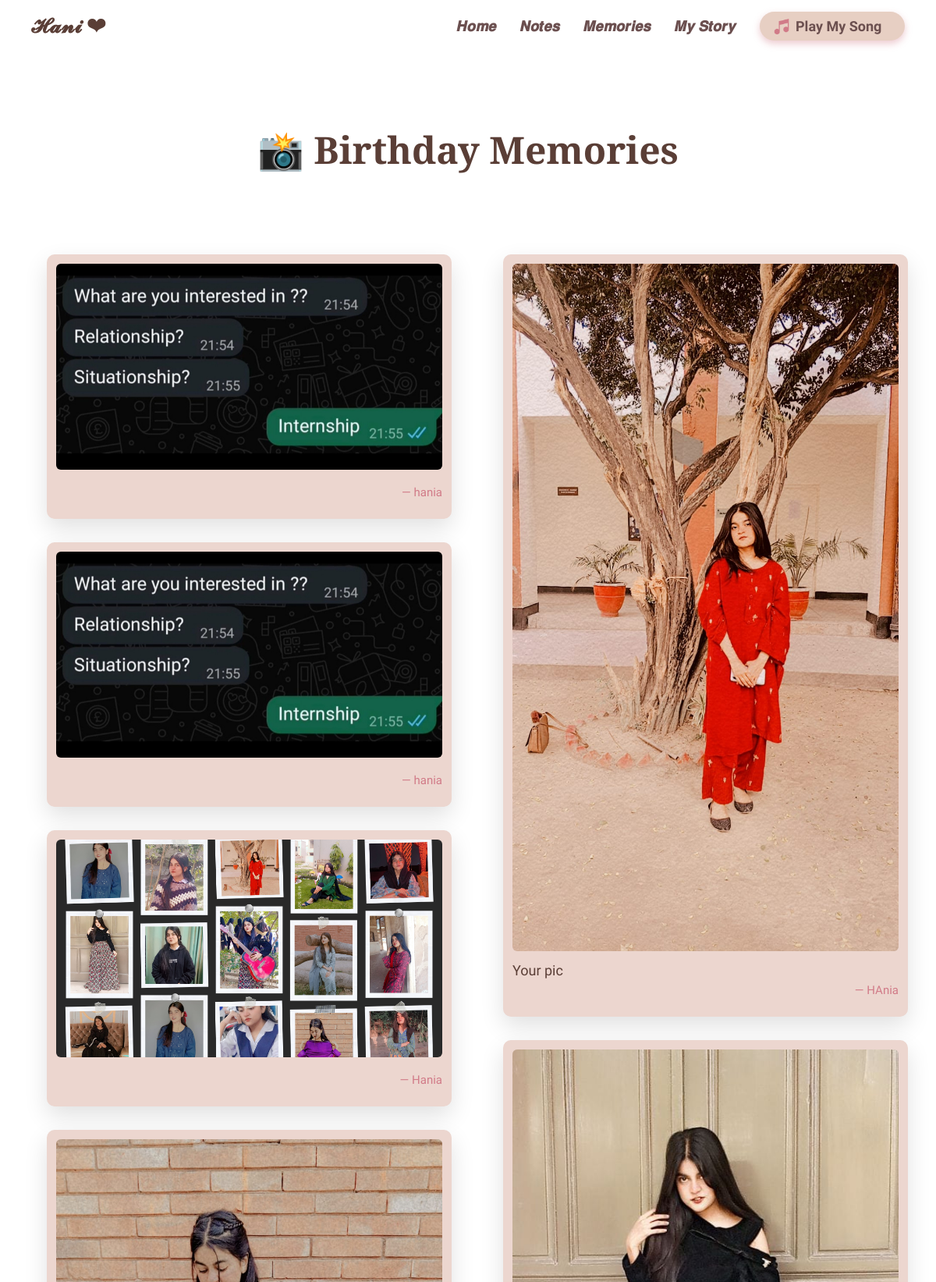
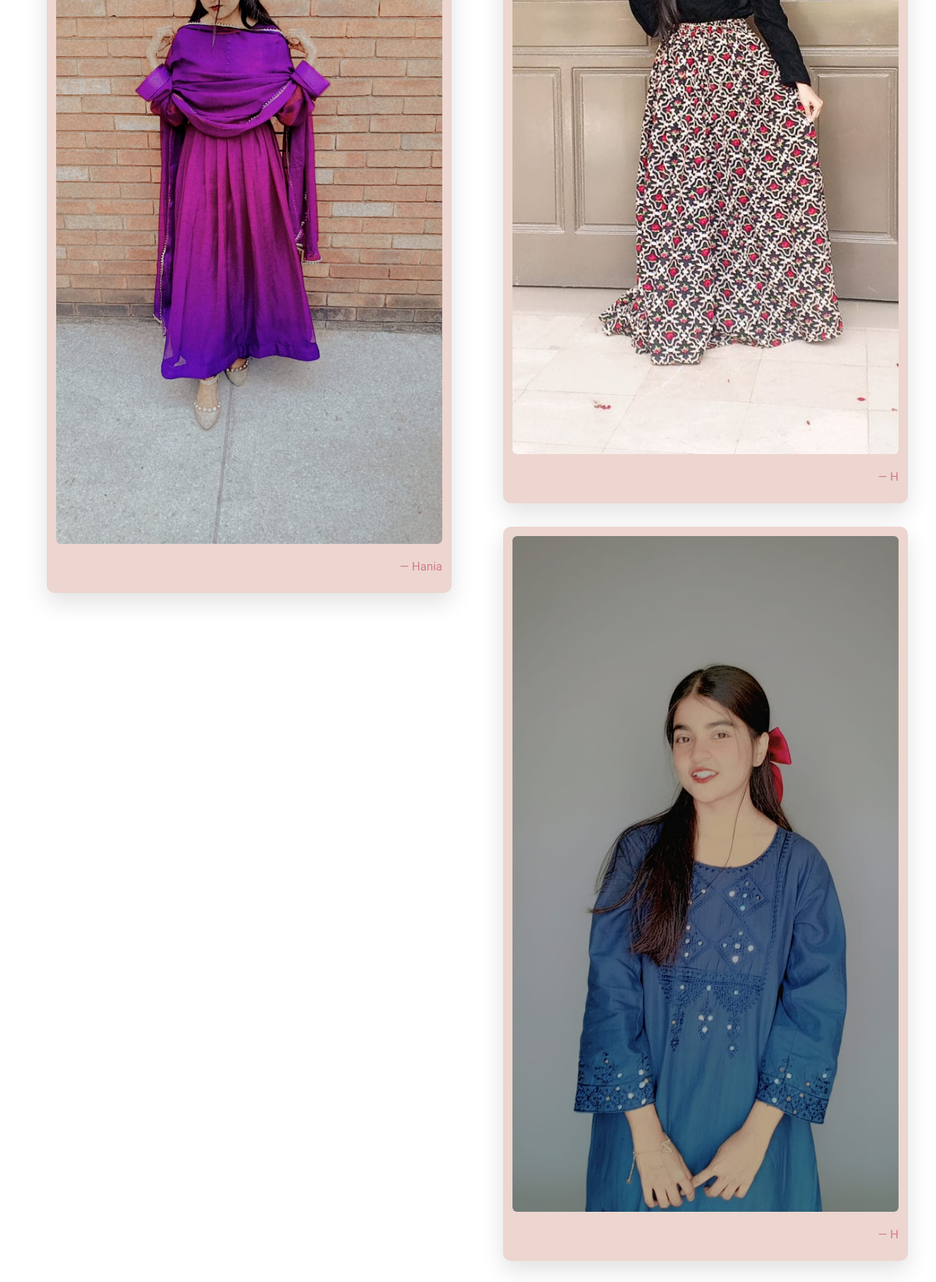
Screenshot of /memories/ with the database file from the repository (2 pictures, top to bottom).
### main/models.py (models this page shows)
class Memory(models.Model):
    name = models.CharField(max_length=100)
    photo = models.ImageField(upload_to='memories/')
    caption = models.CharField(max_length=255, blank=True)
    uploaded_at = models.DateTimeField(auto_now_add=True)

### main/views.py (the view)
# urls.py: path('memories/', views.memories, name='memories'),
def memories(request):
    pics=Memory.objects.all()
    return render(request,'memories.html',{'pics':pics})

### main/templates/memories.html (shortened to what this page needs)
{% load static %}
<!DOCTYPE html>
<html lang="en">
<head>
</head>
<body>
<div class="overlay">
    {% include "base.html" %}
    <div class="title">
        <h1>📸 Birthday Memories</h1>
    </div>
    <div class="gallery">
        {% for pic in pics %}
            <div class="photo-card">
                <img src="{{ pic.photo.url }}" alt="Memory">
                <div class="caption">{{ pic.caption }}</div>
                <div class="name">— {{ pic.name }}</div>
            </div>
        {% empty %}
            <p style="text-align:center; font-size:22px;">No memories yet 🥺</p>
        {% endfor %}
    </div>
</div>
</body>
</html>

### main/templates/base.html (shortened to what this page needs)
{% load static %}
<!DOCTYPE html>
<html lang="en">
<head>
</head>
<body>
<nav>
    <div class="logo">
        <a href="/">𝓗𝓪𝓷𝓲 ❤</a>
    </div>
    <div class="nav-links">
        <a href="/">𝑯𝒐𝒎𝒆</a>
        <a href="/notes/">𝑵𝒐𝒕𝒆𝒔</a>
        <a href="/memories/">𝑴𝒆𝒎𝒐𝒓𝒊𝒆𝒔</a>
        <a href="/my-story/">𝑴𝒚 𝑺𝒕𝒐𝒓𝒚</a>
       <a href="#" class="music-btn" onclick="toggleMusic()">
    <img src="{% static 'musical-note.png' %}" alt="music" class="music-icon">
    Play My Song
</a>
    </div>
</nav>
</body>
</html>

### main/templates/memories.html (style rules this page uses)
body { margin:0; background-size: cover; font-family: 'Patrick Hand', cursive; }
.overlay { min-height:100vh; padding-bottom:60px; }
.title { text-align:center; padding:60px 20px 30px; }
.title h1 { font-family:'Playfair Display', serif; font-size:48px; color:#5a3e36; }
.gallery { column-count:2; column-gap:90px; padding:40px 60px; }
.photo-card { background:#ECD6CF; padding:12px 12px 25px; margin-bottom:30px; border-radius:10px; box-shadow:0 12px 30px rgba(0,0,0,0.12); display:inline-block; width:100%; transition:0.3s; }
.photo-card img { width:100%; height:auto; border-radius:6px; margin-bottom:10px; object-fit:contain; cursor:pointer; }
.caption { font-size:18px; color:#5a3e36; }
.name { font-size:15px; color:#d17b88; text-align:right; margin-top:6px; }

### main/templates/base.html (style rules this page uses)
body { margin: 0; }
nav { display: flex; justify-content: space-between; align-items: center; padding: 15px 40px; position: relative; }
.logo a { font-size: 26px; text-decoration: none; color: #5a3e36; font-weight: bold; }
.nav-links { display: flex; gap: 30px; font-weight: bold; align-items: center; }
.nav-links a { text-decoration: none; color: #6b4f4f; font-size: 18px; position: relative; transition: 0.3s; }
.nav-links a::after { content: ""; position: absolute; width: 0%; height: 2px; bottom: -5px; left: 0; background-color: #d17b88; transition: 0.3s; color: white; }
.music-btn { background:#E7CFC3; border: none; padding: 8px 18px; border-radius: 20px; font-size: 16px; cursor: pointer; font-family: 'Patrick Hand', cursive; transition: 0.3s; box-shadow: 0 4px 10px rgba(209, 123, 136, 0.4); color:#5a3e36; font-weight:bold; width: 150px; text-decoration: none; text-align: center; }
.music-btn { display: flex; align-items: center; gap: 8px; }
.music-icon { width: 20px; height: 20px; }

### rows the page displays
Memory: photo (picture), name "hania"
Memory: photo (picture), name "hania"
Memory: photo (placeholder picture), name "Hania"
Memory: photo (picture), name "Hania"
Memory: photo (picture), caption "Your pic", name "HAnia"
Memory: photo (picture), name "H"
Memory: photo (picture), name "H"
